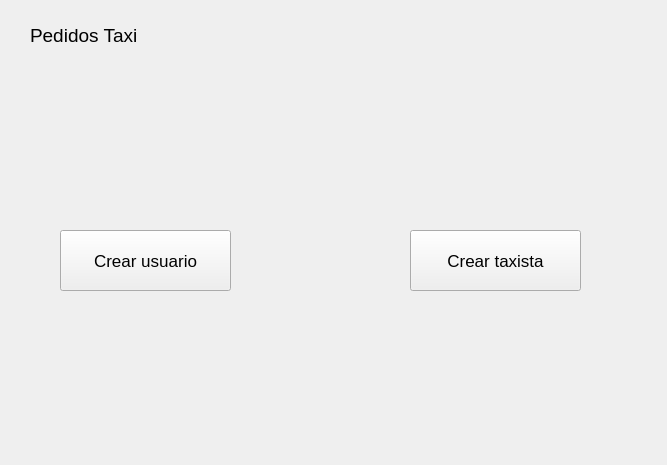
<?xml version="1.0" encoding="UTF-8"?>
<ui version="4.0">
 <class>Opcioncrear</class>
 <widget class="QWidget" name="Opcioncrear">
  <property name="geometry">
   <rect>
    <x>0</x>
    <y>0</y>
    <width>667</width>
    <height>465</height>
   </rect>
  </property>
  <property name="windowTitle">
   <string>Form</string>
  </property>
  <widget class="QPushButton" name="pushButton_2">
   <property name="geometry">
    <rect>
     <x>60</x>
     <y>230</y>
     <width>171</width>
     <height>61</height>
    </rect>
   </property>
   <property name="sizePolicy">
    <sizepolicy hsizetype="Preferred" vsizetype="Preferred">
     <horstretch>0</horstretch>
     <verstretch>0</verstretch>
    </sizepolicy>
   </property>
   <property name="font">
    <font>
     <pointsize>13</pointsize>
    </font>
   </property>
   <property name="styleSheet">
    <string notr="true"/>
   </property>
   <property name="text">
    <string>Crear usuario</string>
   </property>
  </widget>
  <widget class="QLabel" name="label">
   <property name="geometry">
    <rect>
     <x>30</x>
     <y>20</y>
     <width>111</width>
     <height>31</height>
    </rect>
   </property>
   <property name="font">
    <font>
     <pointsize>14</pointsize>
    </font>
   </property>
   <property name="text">
    <string>Pedidos Taxi</string>
   </property>
  </widget>
  <widget class="QPushButton" name="pushButton_3">
   <property name="geometry">
    <rect>
     <x>410</x>
     <y>230</y>
     <width>171</width>
     <height>61</height>
    </rect>
   </property>
   <property name="sizePolicy">
    <sizepolicy hsizetype="Preferred" vsizetype="Preferred">
     <horstretch>0</horstretch>
     <verstretch>0</verstretch>
    </sizepolicy>
   </property>
   <property name="font">
    <font>
     <pointsize>13</pointsize>
    </font>
   </property>
   <property name="styleSheet">
    <string notr="true"/>
   </property>
   <property name="text">
    <string>Crear taxista</string>
   </property>
  </widget>
 </widget>
 <resources/>
 <connections/>
</ui>
